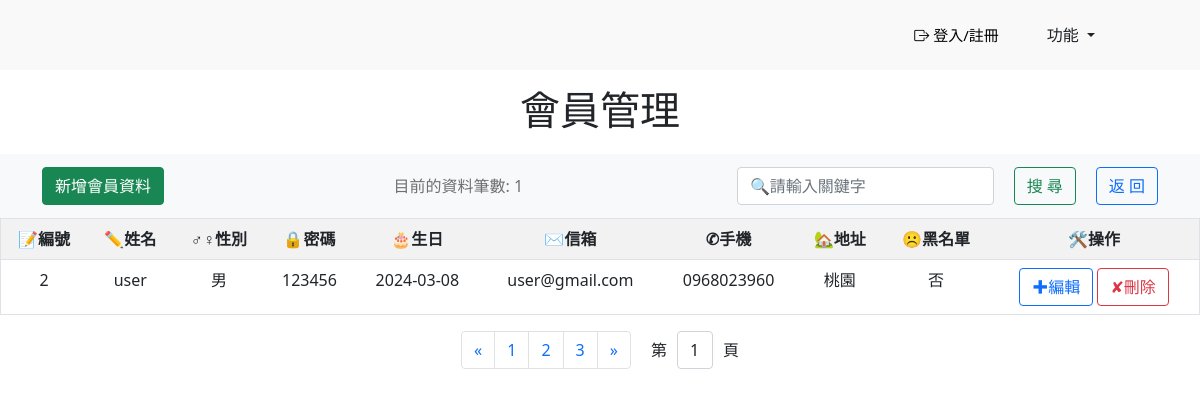
Page /listall/ on the earlier database version.
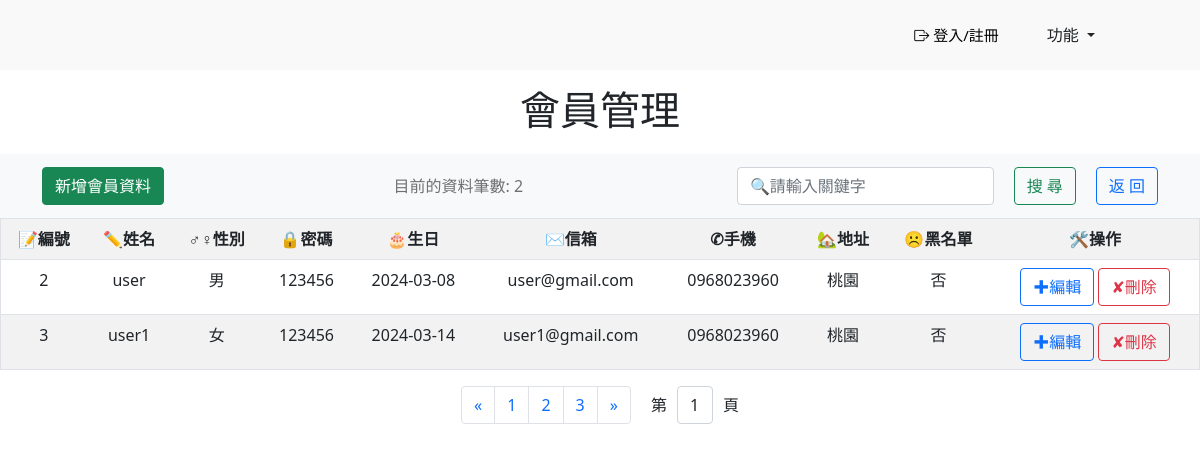
Same page on the later database version.
### myapp/models.py (models this page shows)
class registered_user(models.Model):
    username = models.CharField(max_length=20, null=False)
    user_sex = models.CharField(max_length=2, default='M', null=False)
    password = models.CharField(max_length=128, null=False)
    user_birthday = models.DateField(null=False)
    user_mail = models.EmailField(max_length=100, blank=True, default='')
    user_tel = models.CharField(max_length=50, blank=True, default='')
    user_address = models.CharField(max_length=255, blank=True, default='')
    is_blacklisted = models.BooleanField(default=False)
    is_active = models.BooleanField(default=True)

### myapp/views.py (the view)
# urls.py: path('listall/',views.listall),  #會員管理
@csrf_exempt
def listall(request):  #會員管理
    if 'site_search' in request.POST:
        site_search = request.POST["site_search"]
        site_search = site_search.strip() #去空白
        keywords = site_search.split(" ")#字元切割
        q_objects = Q()
        for keyword in keywords:
            if keyword != "":
                status = True
                if keyword == "男":
                    keyword = "M"
                elif keyword == "女":
                    keyword = "F"
                elif keyword == "是":
                    q_objects.add(Q(Isblacklisted=1), Q.OR)
                elif keyword == "否":
                    q_objects.add(Q(Isblacklisted=0), Q.OR)
                q_objects.add(Q(userName__contains=keyword),Q.OR)
                q_objects.add(Q(userSex__contains=keyword),Q.OR)
                q_objects.add(Q(userBirthday__contains=keyword),Q.OR)
                q_objects.add(Q(userTel__contains=keyword),Q.OR)
                q_objects.add(Q(userMail__contains=keyword),Q.OR)
                q_objects.add(Q(p_word__contains=keyword),Q.OR)
                q_objects.add(Q(userAddress__contains=keyword),Q.OR)
            resultList = registered_user.objects.filter(q_objects)
    else:
        resultList =  registered_user.objects.all().order_by('id')
    if not resultList:
        errormessage="無資料"
        status = False
    else:
        errormessage=""
        status = True
    return render(request,"listall.html",locals())

### templates/listall.html (shortened to what the changed rows need)
<!DOCTYPE html>
<html lang="en">
<head>
    {% load static %}
    <link rel="stylesheet" href="{% static './listall.css' %}">
    <link rel="stylesheet" href="{% static './css/bootstrap.min.css' %}">
    <link href="https://cdn.jsdelivr.net/npm/bootstrap-icons@1.8.0/font/bootstrap-icons.css" rel="stylesheet">
</head>
<body>
    <div class="container">
        <div class="head_content text-center mt-3">
            <h1 class="title">會員管理</h1>
        </div>
    </div>
    <nav class="navbar navbar-expand-lg navbar-light bg-light">
        <div class="container d-flex justify-content-between align-items-center">
            <a class="navbar-brand" href="/createdata/"><button type="button" class="btn btn-success">新增會員資料</button></a>
            <span class="navbar-text flex-grow-1 text-center">目前的資料筆數: {{ resultList.count }}</span>
            <form class="form-inline d-flex" action="/listall/" method="post">
                <input class="form-control ml-auto" type="search" id="site_search" name="site_search" placeholder="🔍請輸入關鍵字" >
                <button class="btn btn-outline-success" type="submit" id="btn_search">搜 尋</button>
                <button class="btn btn-outline-primary" type="button" id="btn_back" onclick="history.back()">返 回</button>
            </form>
        </div>
    </nav>
    {% if status %}
        <table cellpadding="20" cellspacing="0"class="table table-striped table-hover" id="data-table">
            <tr>
                <th>📝編號</th>
                <th>✏️姓名</th>
                <th>♂♀性別</th>
                <th>🔒密碼</th>
                <th>🎂生日</th>
                <th>✉信箱</th>
                <th>✆手機</th>
                <th>🏡地址</th>
                <th>☹黑名單</th>
                <th>🛠️操作</th>
            </tr>
            {% for data in resultList %}
                <tr>
                    <td>{{ data.id }}</td>
                    <td>{{ data.username }}</td>
                    <td>{% if data.user_sex  == "M" %}男{% else %}女{% endif %}</td>
                    <td>{{ data.password }}</td>
                    <td>{{ data.user_birthday |date:'Y-m-d' }}</td>
                    <td>{{ data.user_mail }}</td>
                    <td>{{ data.user_tel }}</td>
                    <td>{{ data.user_address }}</td>
                    <td>
                        {% if data.is_blacklisted %}
                            是
                        {% else %}
                            否
                        {% endif %}
                    </td>
                    <td>
                        <a href="/edit/{{ data.id }}/"><button type="button" class="btn btn-outline-primary">✚編輯</button></a>
                        <a href="/delete/{{ data.id }}/"><button type="button" class="btn btn-outline-danger">✘刪除</button></a>
                    </td>
                </tr>
            {% endfor %}
        </table>
    {% else %}
        <h1>無資料</h1>
    {% endif %}
</body>
</html>

Differences in the rows shown:
added registered_user: id "3", username "user1", user_sex "女", password "123456", user_birthday "2024-03-14", user_mail "user1@gmail.com", user_tel "0968023960", user_address "桃園", is_blacklisted "否"
Other differences:
{{ resultList.count }}: "1" → "2"
